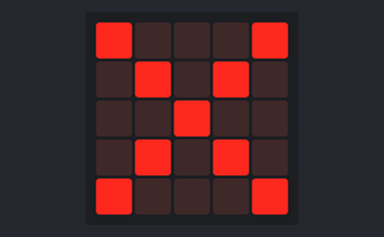
This program was run on a simulated BBC micro:bit running MicroPython. Parts: the board's 5×5 LED display. What the program prints to the serial console is not drawn.

Above: at 0.1 s.
At 1.1 s:
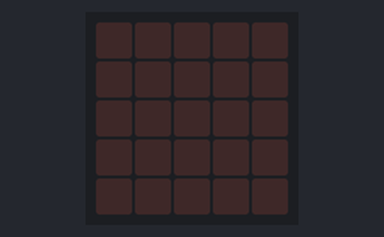

The program:

5-3.py
```python
# Imports go at the top
from microbit import *


# Code in a 'while True:' loop repeats forever
while True:
    for i in range(5):
        display.set_pixel(i, i, 9)
        display.set_pixel(4 - i, i, 9)
    sleep(1000)
    for i in range(5):
        display.set_pixel(i, i, 0)
        display.set_pixel(4 - i, i, 0)
    sleep(1000)
    print("wow")
```

Measured:
- what the display in image 1 shows lasts 1.0 s, from 1.0 s to 2.0 s
